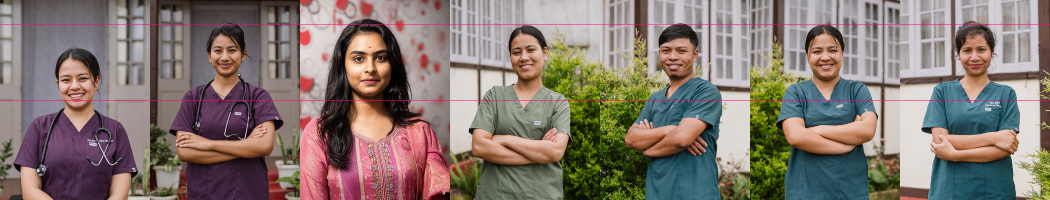
#> input picture scripts/team-contact-sheet.png, 2100 x 400 px, given in place of WhatsApp Image 2026-09-01 at 9.56.35 PM (1).jpeg, which was not available (shown at 1/2 size)
$ python normalize-team-portraits.py
#> lines starting #> are read from the running program, lines starting #| are printed output that depends on the picture; pictures that were not available may be replaced by others from this repository, and a replacement may not be noted
"""
Normalise the supplied team photographs to one framing for the team grid.

These are the client's own photographs, shot on location at the clinic, so
unlike a studio set they share no backdrop: some subjects stand against the
verandah, some against planting, one was sent in from elsewhere entirely. The
backgrounds are theirs and are left alone. What this script does is make the
*people* line up, which is the only thing a row of cards needs to agree on.

FRAMING - a face is detected in each plate and the crop is scaled and
translated so every face lands at the same size and the same height in a 3:4
frame. Faces rather than silhouettes: the earlier set was shot on a plain
sweep, where a subject could be cut out by how far each pixel sat from its
row's background, and the crown and shoulder span measured off that mask. On
these frames the background is foliage and window mullions, so a silhouette
measurement reads the hedge as shoulder. A face is the one landmark that
survives a busy backdrop, and fixing it fixes the head line and the head size
together.

Run:  python scripts/normalize-team-portraits.py
Writes public/team/*.jpg plus a guide-lined contact sheet beside this script.
Needs opencv-python-headless (4.x - the Haar cascades this uses were dropped
in 5.0) and Pillow.
"""
import os
import cv2
import numpy as np
from PIL import Image

# Point this at wherever the raw plates live, and list them in FILES below.
SRC = r"C:\Users\This PC\Downloads"
OUT = os.path.join(os.path.dirname(os.path.dirname(os.path.abspath(__file__))), "public", "team")

# 3:4 to match .v2-team-photo.
OUT_W, OUT_H = 900, 1200

# Where the detected face box lands, as fractions of the frame. The cascade's
# box runs brow to chin rather than crown to chin, so these are not head
# measurements - they are the two numbers that, on this set, put the crowns on
# the 12% line and the shoulders across roughly two thirds of the frame, which
# is the framing the grid was designed around. Re-check the contact sheet if
# either is changed: the guide lines on it are drawn at the target crown and
# at the frame's midpoint.
FACE_H_FRAC = 0.20
FACE_TOP_FRAC = 0.175

# Ordered as the cards are. Five of these are full-size frames from the
# location shoot. Two are not, and both are framed tighter than the target:
# Dr. Ramya's came in separately and is phone-sized, and Dr. Emidaka's is a
# WhatsApp crop of a shoot frame - the client picked that frame over the
# full-size ERS_9719.jpg, which fits the framing but is a different pose. On
# a plate this tight there is not enough picture around the subject to reach
# the framing above, so it is cropped as wide as the plate allows and the
# head reads larger than its row-mates'. Those are the two plates to
# re-request at full size if the row ever needs to match properly; the run
# flags each one as PLATE TOO TIGHT.
FILES = [
    ("WhatsApp Image 2026-09-01 at 9.56.35 PM (1).jpeg", "emidaka"),   # badge: Dr Emidaka Dkhar
    ("ERS_9677.jpg", "practitioner-1"),
    ("WhatsApp Image 2026-08-23 at 1.48.20 PM.jpeg", "practitioner-2"),
    ("ERS_9673.jpg", "practitioner-3"),
    ("ERS_9576.jpg", "practitioner-4"),
    ("ERS_9614-2.jpg", "practitioner-5"),
    ("ERS_9636.jpg", "practitioner-6"),                          # badge: Ms. Aiba
]

CASCADE = cv2.CascadeClassifier(
    cv2.data.haarcascades + "haarcascade_frontalface_default.xml")


def find_face(path):
    """Largest face in the plate, in source pixels.

    Detection runs on a 900px-wide copy: the plates are up to 6000px tall and
    the cascade is both slower and jumpier at full size. Every plate here has
    the subject as far and away the largest face - anyone in the background is
    a fraction of the size - so taking the largest box is enough, and there is
    no need to reason about position.
    """
    img = cv2.imread(path)
    if img is None:
        raise SystemExit("could not read " + path)
    h, w = img.shape[:2]
    scale = 900.0 / w
    small = cv2.resize(img, (900, int(h * scale)))
    grey = cv2.equalizeHist(cv2.cvtColor(small, cv2.COLOR_BGR2GRAY))
    faces = sorted(CASCADE.detectMultiScale(grey, 1.08, 6, minSize=(50, 50)),
                   key=lambda r: -r[2] * r[3])
    if not faces:
        raise SystemExit("no face found in " + path)
    x, y, fw, fh = (v / scale for v in faces[0])
    return x, y, fw, fh


def reframe(path, out_path, out_w=OUT_W, out_h=OUT_H,
            face_h_frac=FACE_H_FRAC, face_top_frac=FACE_TOP_FRAC):
    fx, fy, fw, fh = find_face(path)
    arr = np.asarray(Image.open(path).convert("RGB"))
    h, w = arr.shape[:2]

    scale = (face_h_frac * out_h) / fh
    # A plate framed tighter than the target cannot be zoomed out - the
    # picture the crop wants simply is not there. Rather than replicate an
    # edge across a third of the card, fall back to the widest crop the plate
    # can actually supply and report it, so the mismatch is a known one.
    fitted = max(scale, out_w / w, out_h / h)
    short = fitted > scale + 1e-9
    scale = fitted

    src_w, src_h = out_w / scale, out_h / scale
    left = (fx + fw / 2) - src_w / 2
    top = fy - (face_top_frac * out_h) / scale

    # Pad by edge replication where the crop runs past the plate. Only the
    # narrowest frames need it, and then only by a few dozen pixels down one
    # side, where replicating the edge is invisible against a soft background.
    # A crop that had to be fitted is instead slid back inside the plate: it is
    # already as wide as the picture goes, so it needs no padding at all.
    if short:
        left = max(0.0, min(left, w - src_w))
        top = max(0.0, min(top, h - src_h))
        pad_l = pad_t = pad_r = pad_b = 0
    else:
        pad_l = max(0, int(np.ceil(-left)))
        pad_t = max(0, int(np.ceil(-top)))
        pad_r = max(0, int(np.ceil(left + src_w - w)))
        pad_b = max(0, int(np.ceil(top + src_h - h)))
        if pad_l or pad_t or pad_r or pad_b:
            arr = np.pad(arr, ((pad_t, pad_b), (pad_l, pad_r), (0, 0)), mode="edge")
            left += pad_l
            top += pad_t

    box = (int(round(left)), int(round(top)),
           int(round(left + src_w)), int(round(top + src_h)))
    Image.fromarray(arr).crop(box).resize((out_w, out_h), Image.LANCZOS).save(
        out_path, "JPEG", quality=88, optimize=True, progressive=True)
    return fh, scale, (pad_l, pad_t, pad_r, pad_b), short


os.makedirs(OUT, exist_ok=True)

sheet = Image.new("RGB", (OUT_W // 3 * len(FILES), OUT_H // 3), (27, 25, 22))
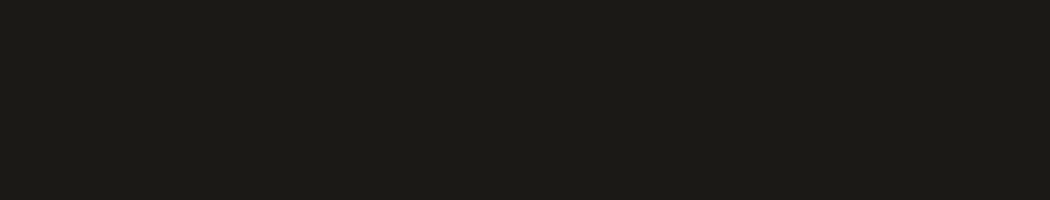
#> sheet: PIL image 2100x400 RGB (shown at 1/2 size); mean R, G, B 27, 25, 22
for i, (src, slug) in enumerate(FILES):
    dst = os.path.join(OUT, slug + ".jpg")
    face_h, scale, pads, short = reframe(os.path.join(SRC, src), dst)
#> in find_face, img is the input picture: shape (400, 2100, 3); mean B, G, R 112, 119.1, 132.3
#> in find_face, `small = cv2.resize(img, (900, int(h * scale)))`:
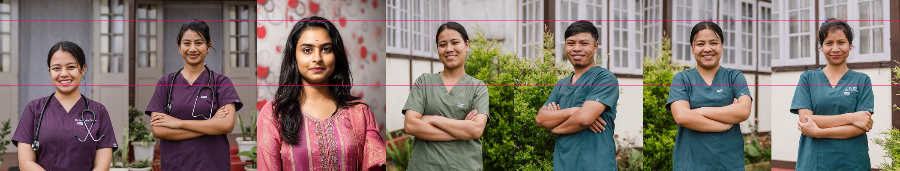
#> small: shape (171, 900, 3); mean B, G, R 111.9, 119, 132.3
#> in find_face, `grey = cv2.equalizeHist(cv2.cvtColor(small, cv2.COLOR_BGR2GRAY))`:
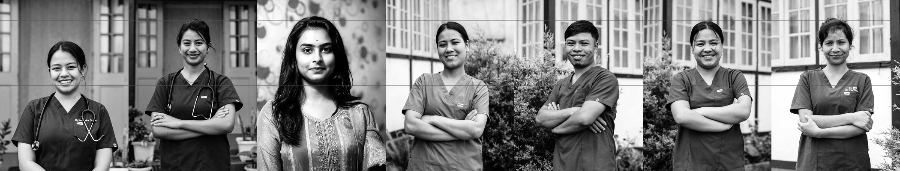
#> grey: shape (171, 900); min 0, max 255, mean 128.1
#> in find_face, `faces = sorted(CASCADE.detectMultiScale(grey, 1.08, 6, minSize=(50, 50..`: faces = [[288, 27, 58, 58], [38, 48, 54, 54]]
#> in find_face, `x, y, fw, fh = (v / scale for v in faces[0])`: x = 672; y = 63; fw = 135.3
#> in reframe, `fx, fy, fw, fh = find_face(path)`: fx = 672; fy = 63; fw = 135.3
#> in reframe, `scale = (face_h_frac * out_h) / fh`: scale = 1.77
#> in reframe, `fitted = max(scale, out_w / w, out_h / h)`: fitted = 3
#> in reframe, `short = fitted > scale + 1e-9`: short = True
#> in reframe, `scale = fitted`: scale = 3
#> in reframe, `src_w, src_h = out_w / scale, out_h / scale`: src_w = 300; src_h = 400
#> in reframe, `left = (fx + fw / 2) - src_w / 2`: left = 589.7
#> in reframe, `top = fy - (face_top_frac * out_h) / scale`: top = -7
#> in reframe, `top = max(0.0, min(top, h - src_h))`: top = 0
#> in reframe, `box = (int(round(left)), int(round(top)), int(round(left + src_w)), in..`: box = (590, 0, 890, 400)
#> in reframe, `Image.fromarray(arr).crop(box).resize((out_w, out_h), Image.LANCZOS).s..`:
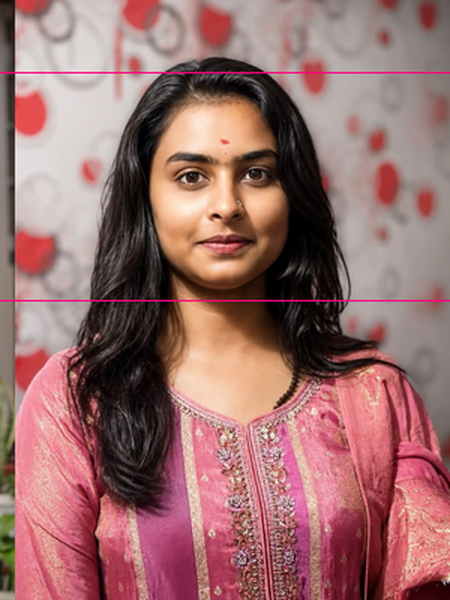
#> saved as emidaka.jpg: PIL image 900x1200 RGB (shown at 1/2 size); mean R, G, B 154.1, 110.3, 108.9
    print("%-16s face=%4d scale=%.3f pad=%s  head=%.3f of frame%s  %dKB" % (
        slug, face_h, scale, pads, face_h * scale / OUT_H,
        "  PLATE TOO TIGHT" if short else "", os.path.getsize(dst) // 1024))
#| emidaka          face= 135 scale=3.000 pad=(0, 0, 0, 0)  head=0.338 of frame  PLATE TOO TIGHT  153KB
    sheet.paste(Image.open(dst).resize((OUT_W // 3, OUT_H // 3), Image.LANCZOS),
                (i * (OUT_W // 3), 0))
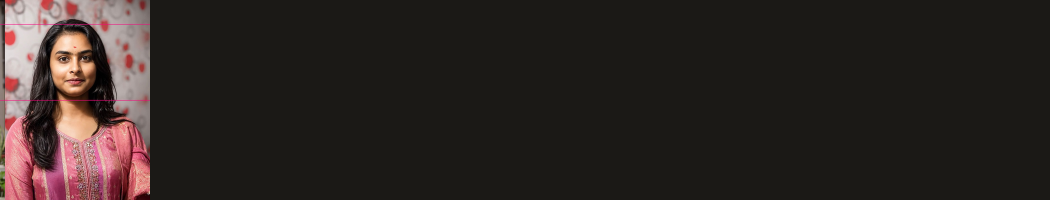
#> sheet: PIL image 2100x400 RGB (shown at 1/2 size); mean R, G, B 45.2, 37.2, 34.4
#> (the run stopped early here; a loop or call above may not have finished)
